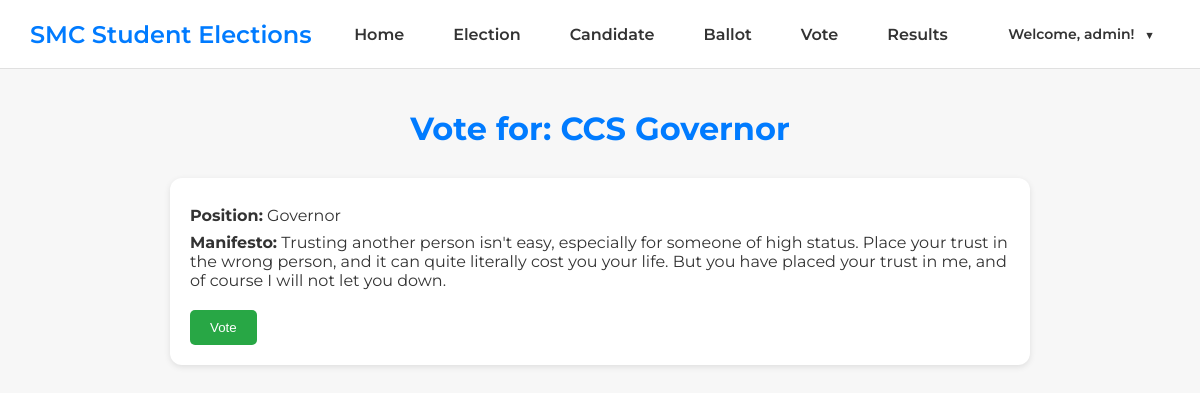
Page /vote/4/ (signed in) on the committed database.
### election/models.py (models this page shows, shortened)
class Ballot(models.Model):
    election = models.ForeignKey(Election, on_delete=models.CASCADE, related_name='ballots')
    title = models.CharField(max_length=255)
    description = models.TextField()
    max_votes_allowed = models.PositiveIntegerField()
    display_order = models.PositiveIntegerField()
    class Meta:
        ordering = ['display_order']

class Candidate(models.Model):
    user = models.ForeignKey(User, on_delete=models.CASCADE)
    election = models.ForeignKey(Election, on_delete=models.CASCADE, related_name='candidates')
    position = models.CharField(max_length=255)
    manifesto = models.TextField()
    nomination_date = models.DateTimeField(auto_now_add=True)
    approval_status = models.BooleanField(default=False)
    image = models.ImageField(upload_to='candidate_images/', blank=True, null=True)
    class Meta:
        unique_together = ('user', 'election', 'position')

### election/views.py (the view)
# urls.py: path('vote/<int:ballot_id>/', views.vote, name='vote'),
@login_required
def vote(request, ballot_id):
    ballot = get_object_or_404(Ballot, id=ballot_id)
    election = ballot.election
    candidates = Candidate.objects.filter(election=election)
    return render(request, 'vote.html', {
        'ballot': ballot,
        'candidates': candidates
    })

### election/templates/vote.html (shortened to what this page needs)
<!DOCTYPE html>
<html lang="en">
<head>
</head>
<body>
    {% include 'navbar.html' %}
    <div class="container">
        <h1>Vote for: {{ ballot.title }}</h1>
        {% if candidates %}
            {% for candidate in candidates %}
                <div class="candidate">
                    <p><strong>Position:</strong> {{ candidate.position }}</p>
                    <p><strong>Manifesto:</strong> {{ candidate.manifesto }}</p>
                    <form method="post" action="">
                        <button type="submit">Vote</button>
                    </form>
                </div>
            {% endfor %}
        {% else %}
            <p class="no-candidates">No candidates available for this ballot.</p>
        {% endif %}
    </div>
</body>
</html>

### election/templates/navbar.html (shortened to what this page needs)
<head>
           </head>
           <nav>
             <div class="nav-title">SMC Student Elections</div>
             <ul class="nav-links">
               <li><a href="{% url 'home' %}">Home</a></li>
               <li><a href="{% url 'election_list' %}">Election</a></li>
               <li><a href="/candidate/">Candidate</a></li>
               <li><a href="/ballot/">Ballot</a></li>
               <li><a href="/vote/">Vote</a></li>
               <li><a href="/result/">Results</a></li>
             </ul>
             <div class="navbar-buttons">
               {% if user.is_authenticated %}
                 <div class="user-dropdown-toggle" id="userToggle">
                   Welcome, {{ user.username }}!
                 </div>
               {% else %}
                 <a href="/accounts/login/" class="login">Login</a>
                 <a href="/accounts/register/" class="register">Register</a>
               {% endif %}
             </div>
           </nav>

### election/templates/vote.html (style rules this page uses)
body { font-family: 'Arial', sans-serif; background-color: #f7f7f7; margin: 0; padding: 0; }
.container { max-width: 900px; margin: 40px auto; padding: 0 20px; }
h1 { text-align: center; color: #007BFF; margin-bottom: 30px; }
.candidate { background: white; padding: 20px; margin-bottom: 20px; border-radius: 12px; box-shadow: 0 2px 6px rgba(0, 0, 0, 0.1); }
.candidate p { color: #333; margin: 8px 0; }
form { margin-top: 20px; }
button { background-color: #28a745; color: white; border: none; padding: 10px 20px; border-radius: 5px; cursor: pointer; transition: background-color 0.2s ease; }

### election/templates/navbar.html (style rules this page uses)
*, *::before, *::after { box-sizing: border-box; margin: 0; padding: 0; }
body { font-family: 'Montserrat', sans-serif; }
nav { width: 100%; background-color: #ffffff; border-bottom: 1px solid #e0e0e0; padding: 15px 30px; display: flex; flex-wrap: wrap; align-items: center; justify-content: space-between; }
.nav-title { font-size: 24px; color: #007BFF; font-weight: 600; flex-shrink: 0; }
.nav-links { display: flex; gap: 25px; list-style: none; padding: 0; margin: 0 auto; flex-wrap: wrap; }
.nav-links li a { color: #333333; text-decoration: none; font-weight: 600; font-size: 16px; padding: 8px 12px; border-radius: 5px; transition: background-color 0.3s ease, color 0.3s ease; display: block; }
.navbar-buttons { display: flex; align-items: center; gap: 15px; flex-shrink: 0; position: relative; }
.navbar-buttons a, .navbar-buttons .user-dropdown-toggle { display: inline-block; font-size: 14px; font-weight: 600; padding: 8px 16px; border-radius: 20px; text-decoration: none; transition: background-color 0.3s ease; text-align: center; cursor: pointer; }
.navbar-buttons .user-dropdown-toggle { color: #333333; background-color: transparent; border: 2px solid transparent; position: relative; }
.navbar-buttons .user-dropdown-toggle::after { content: '▾'; margin-left: 8px; font-size: 0.8em; }

### rows in the picture
Ballot: title "CCS Governor"
Candidate: position "Governor", manifesto "Trusting another person isn't easy, especially for someone of high status. Place your trust in the wrong person, and it can quite literally cost you your life. But you have placed your trust in me, and of course I will not let you down."

### other values in the picture
{{ user.username }} "admin"
